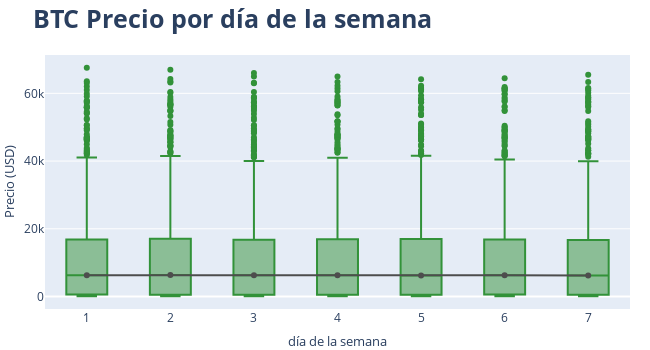

This figure's notebook cell:
### Code cell
# Gráfico boxplot para estacionalidad semanal
# ==============================================================================
# fig, ax = plt.subplots(figsize=(7, 3.5))
# data['dia_semana'] = data.index.day_of_week + 1
# data.boxplot(column='close', by='dia_semana', ax=ax)
# data.groupby('dia_semana')['close'].median().plot(style='o-', linewidth=0.8, ax=ax)
# ax.set_ylabel('Precio (USD)')
# ax.set_title('BTC Precio por día de la semana');

data['dia_semana'] = data.index.day_of_week + 1

# fig 1 boxplot de los días de la semana
fig1 = px.box(data.sort_values('dia_semana'), x='dia_semana', y='close',
              color_discrete_sequence=[palette_btc['verde']])

# fig 2 line con datos de la mediana los días de la semana
df_median = pd.DataFrame(data.groupby('dia_semana')['close'].median()).reset_index()
fig2 = px.line(df_median, x='dia_semana', y='close', markers=True,
               color_discrete_sequence=[palette_btc['gris']])

fig = go.Figure(data=fig1.data + fig2.data)

fig.update_layout(
    width       = 650,
    height      = 350,
    title       = dict(text='<b>BTC Precio por día de la semana</b>', font=dict(size=25)),
    yaxis_title = dict(text='Precio (USD)', font=dict(size=13)),
    xaxis       = dict(tickmode='linear'),
    xaxis_title = dict(text='día de la semana', font=dict(size=13)),
    margin      = dict(l=0, r=20, t=55, b=20)
)

fig.show()

### Figure 1 — Plotly figure (JSON) as saved in the notebook; plotly's stock layout.template omitted (floating-point values rounded to 4 significant figures; data arrays with more than 128 entries replaced by an {"elided": "..."} marker saying what was removed)
{"data": [{"alignmentgroup": "True", "hovertemplate": "dia_semana=%{x}<br>close=%{y}<extra></extra>", "legendgroup": "", "marker": {"color": "#329239"}, "name": "", "notched": false, "offsetgroup": "", "orientation": "v", "showlegend": false, "type": "box", "x": {"elided": "3716 int values"}, "x0": " ", "xaxis": "x", "y": {"elided": "3716 float values"}, "y0": " ", "yaxis": "y"}, {"hovertemplate": "dia_semana=%{x}<br>close=%{y}<extra></extra>", "legendgroup": "", "line": {"color": "#4d4d4d", "dash": "solid"}, "marker": {"symbol": "circle"}, "mode": "lines+markers", "name": "", "orientation": "v", "showlegend": false, "type": "scatter", "x": [1, 2, 3, 4, 5, 6, 7], "xaxis": "x", "y": [6309.0, 6334.0, 6318.0, 6256.0, 6238.0, 6259.0, 6173.0], "yaxis": "y"}], "layout": {"height": 350, "margin": {"b": 20, "l": 0, "r": 20, "t": 55}, "title": {"font": {"size": 25}, "text": "<b>BTC Precio por día de la semana</b>"}, "width": 650, "xaxis": {"tickmode": "linear", "title": {"font": {"size": 13}, "text": "día de la semana"}}, "yaxis": {"title": {"font": {"size": 13}, "text": "Precio (USD)"}}}}
